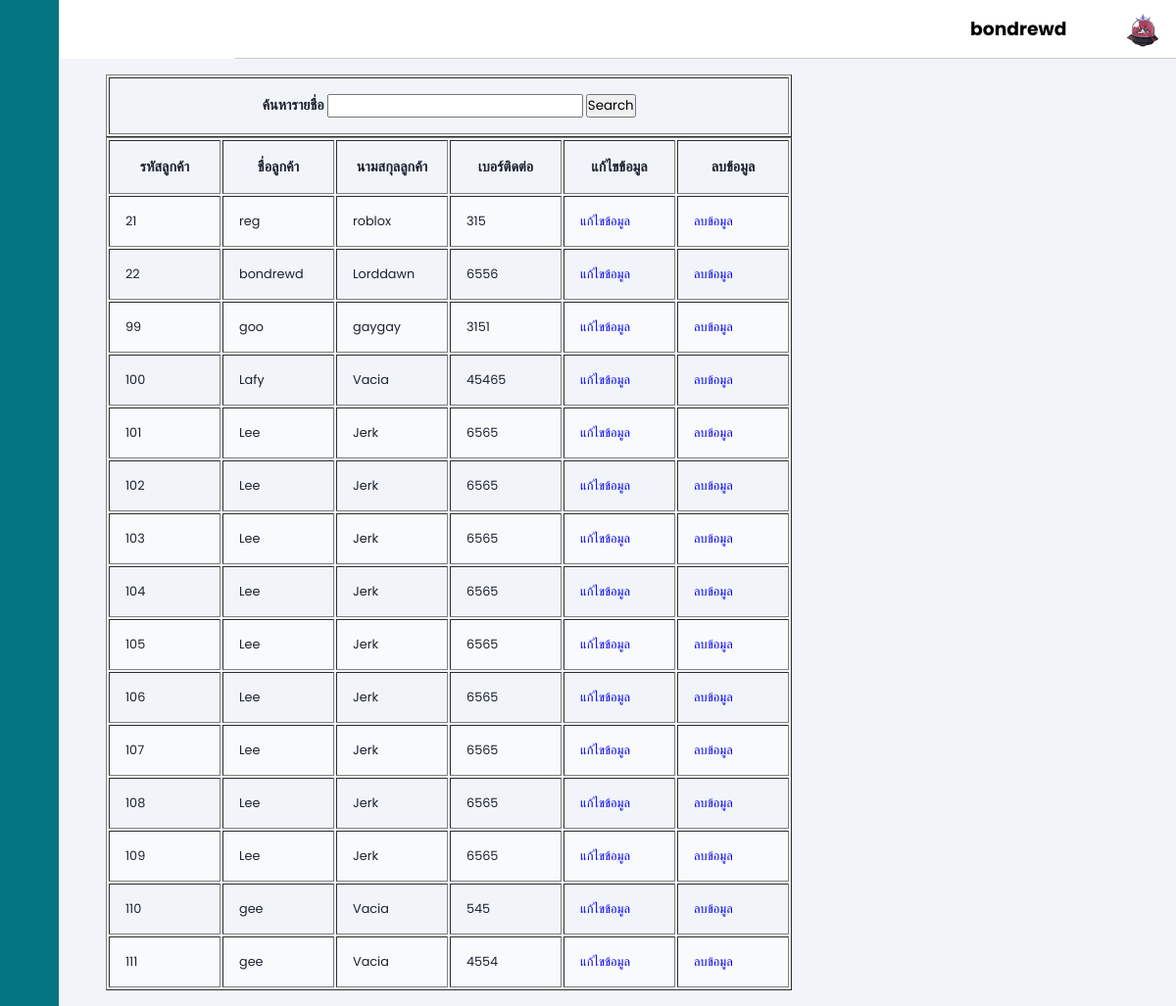
The page /viewform.php (signed in) on the database as committed earlier.
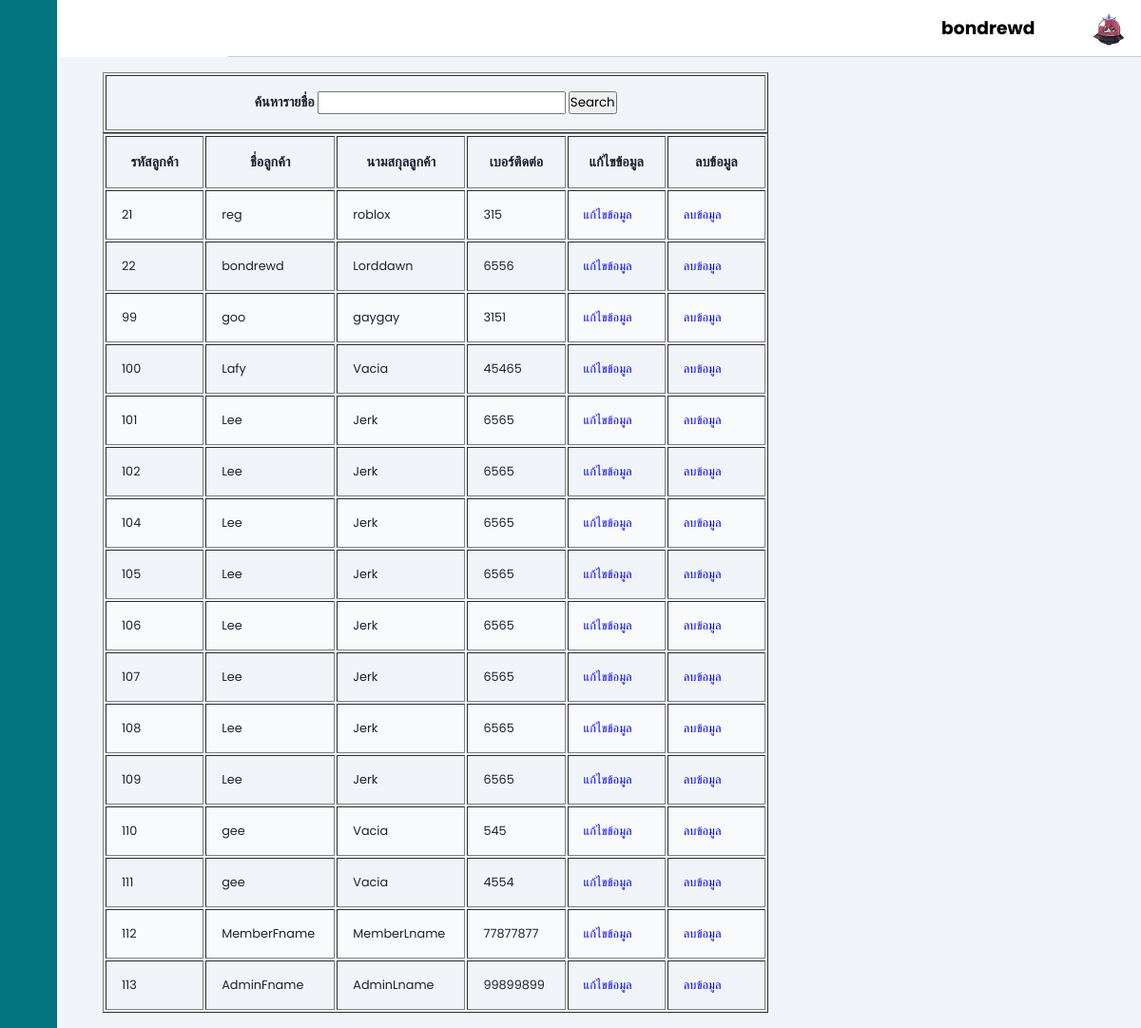
The same page on the database as committed later.
### tables this page shows
CREATE TABLE `users` (
  `id` int(20) NOT NULL,
  `firstname` varchar(30) NOT NULL,
  `lastname` varchar(30) NOT NULL,
  `username` varchar(30) NOT NULL,
  `userlevel` varchar(1) NOT NULL DEFAULT 'M',
  `password` varchar(32) NOT NULL,
  `phone` int(30) NOT NULL
);

### viewform.php (the view, shortened to what this page needs)
<?php
    include 'headbar.php';
    include 'connect.php';
?><!DOCTYPE html>
<html>
    <head>
        <link rel="stylesheet" href="https://cdn.jsdelivr.net/gh/lykmapipo/themify-icons@0.1.2/css/themify-icons.css">
        <link rel="stylesheet" href="style.css">
    </head>
    <body>
        <?php
            $strKeyword = null;
        ?>
    <?php
    $sql = "select * from users where firstname like '%".$strKeyword."%' ";
    $query = mysqli_query($con,$sql);
    ?>
    <div class="main-content">
    <main>
    <form name="resechdata" method="POST" action="<?php echo $_SERVER['SCRIPT_NAME'];?>">
        <table width = 700 border="1">
            <tr>
                <th>ค้นหารายชื่อ
                    <input name="txtKeyword" type="text" id="txtKeyword" value="<?php echo $strKeyword ?>">
                    <input type="submit" value="Search">
                </th>
            </tr>
        </table>
    </form>
    <table width="700" border="1">
            <tr>
                <th width= "100">รหัสลูกค้า</th>
                <th width= "100">ชื่อลูกค้า</th>
                <th width= "100">นามสกุลลูกค้า</th>
                <th width= "100">เบอร์ติดต่อ</th>
                <th width= "100">แก้ไขข้อมูล</th>
                <th width= "100">ลบข้อมูล</th>
            </tr>
            <?php
                while($result=mysqli_fetch_array($query,MYSQLI_ASSOC))
                {
                  ?>
                  <tr>
                      <td><?php echo $result["id"];?></td>
                      <td><?php echo $result["firstname"];?></td>
                      <td><?php echo $result["lastname"];?></td>
                      <td><?php echo $result["phone"];?></td>
                      <td> <a href="edit.php?id=<?php echo $result["id"];?>">แก้ไขข้อมูล</a> </td>
                      <td> <a href="delete.php?id=<?php echo $result["id"];?>">ลบข้อมูล</a></td>
                  </tr>
                  <?php
                }
            ?>
    </table>
    </main>
    </div>
    </body>
</html>

Rows that differ between the two databases and show on the page:
removed users: id "103", firstname "Lee", lastname "Jerk", phone "6565"
added users: id "112", firstname "MemberFname", lastname "MemberLname", phone "77877877"
added users: id "113", firstname "AdminFname", lastname "AdminLname", phone "99899899"
